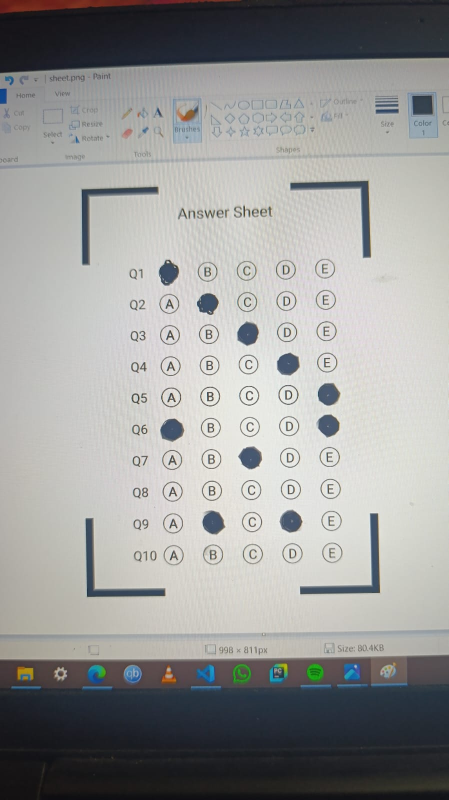
#> input picture img/test.jpg, 897 x 1600 px (shown at 1/2 size)
$ python test.py
#> lines starting #> are read from the running program, lines starting #| are printed output that depends on the picture; after the words box and inside, x2 and y2 are one past the last pixel; in counts of white or black regions, pixels touching at a corner belong together
### main.py
import cv2
import numpy as np
import utils as ut

TRANSFORM_SIZE = 512
NO_OF_QUESTIONS = 10
ANSWER_SHEET_WIDTH = 740
ANSWER_SHEET_HEIGHT = 1049
ANSWER_HEIGHT = 50
ANSWER_HEIGHT_WITH_MARGIN = 80
ANSWER_LEFT_MARGIN = 200
ANSWER_RIGHT_MARGIN = 90
FIRST_ANSWER_TOP_Y = 200
OPTION_HEIGHT = 50
OPTION_WIDTH = 50
OPTION_WIDTH_WITH_MARGIN = 100


def normalize(img):
    gray_image_ut = ut.bgr2gray(img)

    blurred_ut = ut.gaussian_blur(gray_image_ut,kernel_size=3,sigma=0.8)

    adaptive_threshold_ut = ut.adaptive_threshold(blurred_ut, 255, 77, 10)

    return adaptive_threshold_ut

def getContours(image):
    contours, _ = cv2.findContours(image,cv2.RETR_TREE, cv2.CHAIN_APPROX_SIMPLE)

    def getApproxContours(contour, tol=.01):
        epsilon = tol * cv2.arcLength(contour, True)
        approx_contours = cv2.approxPolyDP(contour, epsilon, True)
        return approx_contours

    approx_contours = map(getApproxContours, contours)

    return approx_contours

def calculateCornerMoments():
    corner_img = cv2.imread('img/corner.png')
    corner_img_gray = cv2.cvtColor(corner_img, cv2.COLOR_BGR2GRAY)
    contours, hierarchy = cv2.findContours(corner_img_gray, cv2.RETR_TREE, cv2.CHAIN_APPROX_SIMPLE)
    corner_contour = next(ct for i, ct in enumerate(contours) if hierarchy[0][i][3] != -1)

    return ut.getMoments(corner_contour)

def getCorners(contours):
    corner_moments = calculateCornerMoments()
    return sorted(contours,key=lambda c: ut.featuresDistance(corner_moments,ut.getMoments(c)))[:4]

def getOutmost(corners):
    all_points = np.concatenate(corners)
    rect = cv2.minAreaRect(all_points)
    box = cv2.boxPoints(rect)
    box_points = np.int32(box)

    origin = np.mean(box_points,axis=0)

    def getAngle(point):
        x,y = point - origin
        angle = np.arctan2(y,x)
        return 2*np.pi + angle if angle < 0 else angle

    sorted_points = sorted(box_points, key=getAngle)

    return sorted_points

def sheetCoordinateToTransformedCoordinate(x,y):
    return list(map(lambda n: int(np.round(n)), (TRANSFORM_SIZE * x / ANSWER_SHEET_WIDTH,TRANSFORM_SIZE * y / ANSWER_SHEET_HEIGHT)))

def getQuestion(image, question_no):
    topLeft = sheetCoordinateToTransformedCoordinate(
        ANSWER_LEFT_MARGIN,
        FIRST_ANSWER_TOP_Y + ANSWER_HEIGHT_WITH_MARGIN * question_no
    )

    bottomRight = sheetCoordinateToTransformedCoordinate(
       ANSWER_SHEET_WIDTH - ANSWER_RIGHT_MARGIN,
        FIRST_ANSWER_TOP_Y + ANSWER_HEIGHT + ANSWER_HEIGHT_WITH_MARGIN * question_no
    )

    return image[topLeft[1]:bottomRight[1], topLeft[0]:bottomRight[0]]

def getQuestions(image):
    for i in range(NO_OF_QUESTIONS):
        yield getQuestion(image,i)

def getOptions(question):
    for i in range(5):
        x0, _ = sheetCoordinateToTransformedCoordinate(OPTION_WIDTH_WITH_MARGIN * i, 0)
        x1, _ = sheetCoordinateToTransformedCoordinate(OPTION_WIDTH + OPTION_WIDTH_WITH_MARGIN * i, 0)
        yield question[:, x0:x1]

def getMarked(Options):
    means = list(map(np.mean, Options))
    less_than_120 = [mean for mean in means if mean < 120]
    # print(less_than_120)

    if len(less_than_120) == 0:
        return None
    if len(less_than_120) > 1:
        return "N"
    return means.index(less_than_120[0])

def getLetter(marked):
    if marked == "N":
        return "N"
    return ["A", "B", "C", "D", "E"][marked] if marked is not None else "N/A"


def getAnswers(imgLocation):
    original_image = cv2.imread(imgLocation)

    normalized_image = normalize(original_image)

    contours = getContours(normalized_image)

    corners = getCorners(contours)

    outmost = getOutmost(corners)

    normalized_transform = ut.perspectiveTransform(normalized_image, outmost,TRANSFORM_SIZE)

    answers = []
    for i, question in enumerate(getQuestions(normalized_transform)):
        # print(f"Question {i+1}:")
        marked = getMarked(getOptions(question))

        answers.append(getLetter(marked))


    print(answers)

    return answers

### utils.py
import numpy as np
import cv2

def bgr2gray(image):
    if len(image.shape) != 3 or image.shape[2] != 3:
        raise ValueError("Input image must be a BGR image with 3 channels.")
    gray = 0.114 * image[:, :, 0] + 0.587 * image[:, :, 1] + 0.299 * image[:, :, 2]
    return gray.astype(np.uint8)

def gaussian_kernel(size,sigma):
    k = size // 2
    x, y = np.meshgrid(np.arange(-k, k + 1), np.arange(-k, k + 1))
    kernel = np.exp(-(x ** 2 + y ** 2) / (2 * sigma ** 2))
    kernel /= kernel.sum()
    return kernel


def gaussian_blur(img, kernel_size, sigma):

    if kernel_size % 2 == 0:
        raise ValueError("Kernel size must be odd.")

    kernel = gaussian_kernel(kernel_size, sigma)

    # blurred_img = filter2d(img, kernel) --> Too slow. Taking minutes!!!!
    blurred_img = cv2.filter2D(img, -1, kernel)
    return blurred_img

# [25 lines left out: functions filter2d, avg_diff, not called in this run]

def adaptive_threshold(img, max_value,block_size, C):
    if block_size % 2 == 0:
        raise ValueError("Block size must be odd.")

    pad_size = block_size // 2
    padded_img = np.pad(img, ((pad_size, pad_size), (pad_size, pad_size)), mode='constant', constant_values=0)

    gk = cv2.getGaussianKernel(block_size, -1)
    gk = gk @ gk.T
    local_threshold = cv2.filter2D(padded_img, -1, gk)


    local_threshold -= C

    thresholded_img = np.where(img > local_threshold[pad_size:-pad_size, pad_size:-pad_size], max_value, 0)


    return thresholded_img.astype(np.uint8)

def getMoments(contour):
    moments = cv2.moments(contour)
    HuMoments = cv2.HuMoments(moments)
    return HuMoments

def featuresDistance(f1, f2):
    return np.linalg.norm(np.array(f1) - np.array(f2))

def perspectiveTransform(img, points,size):
    source = np.array(points,dtype="float32")

    dest = np.array([
        [size, size],
        [0, size],
        [0, 0],
        [size, 0]],
        dtype="float32")

    transform = cv2.getPerspectiveTransform(source, dest)
    warped = cv2.warpPerspective(img, transform, (size, size))
    return warped

### test.py
import os
from main import getAnswers

answers = ['A', 'B', 'C', 'D', 'E','A', 'B', 'C', 'D', 'E']

def getMarks():
    img_path = os.path.join(os.getcwd(), 'img', 'test.jpg')
    marked = getAnswers(img_path)
#> in getAnswers, original_image is the input picture: shape (1600, 897, 3); mean B, G, R 153, 154.3, 153.9
#> in bgr2gray, `gray = 0.114 * image[:, :, 0] + 0.587 * image[:, :, 1] + 0.299 * image..`:
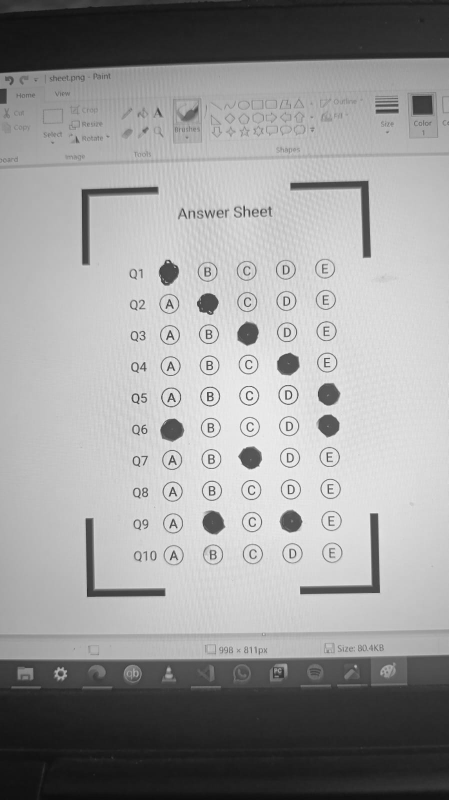
#> gray: shape (1600, 897) float64 (shown at 1/2 size); min 12.87, max 254.5, mean 154
#> in adaptive_threshold, `padded_img = np.pad(img, ((pad_size, pad_size), (pad_size, pad_size)),..`:
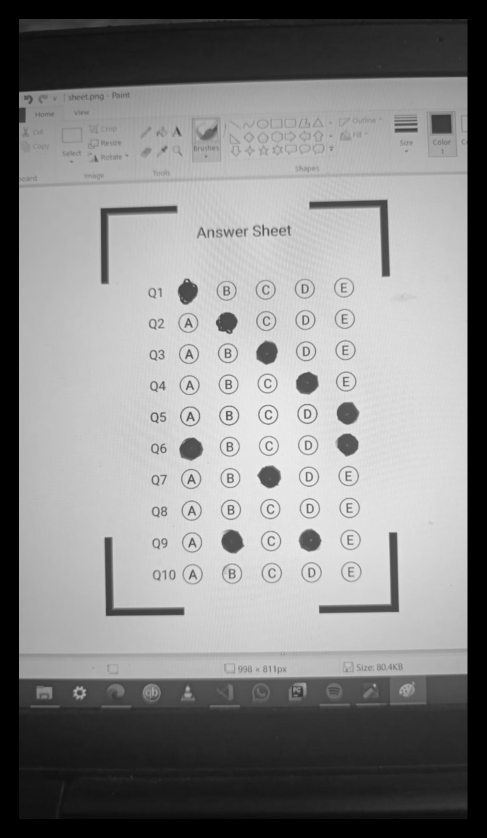
#> padded_img: shape (1676, 973) (shown at 1/2 size); min 0, max 240, mean 135.2
#> in adaptive_threshold, `local_threshold = cv2.filter2D(padded_img, -1, gk)`:
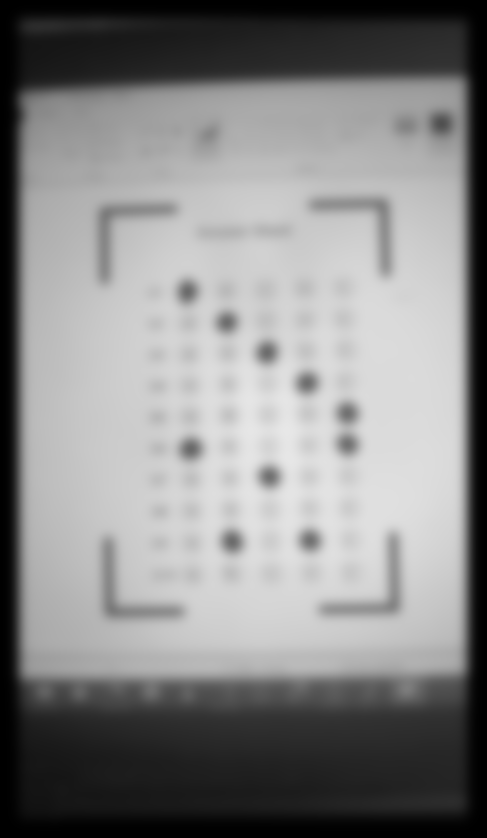
#> local_threshold: shape (1676, 973) (shown at 1/2 size); min 0, max 231, mean 135.2
#> in adaptive_threshold, `local_threshold -= C`:
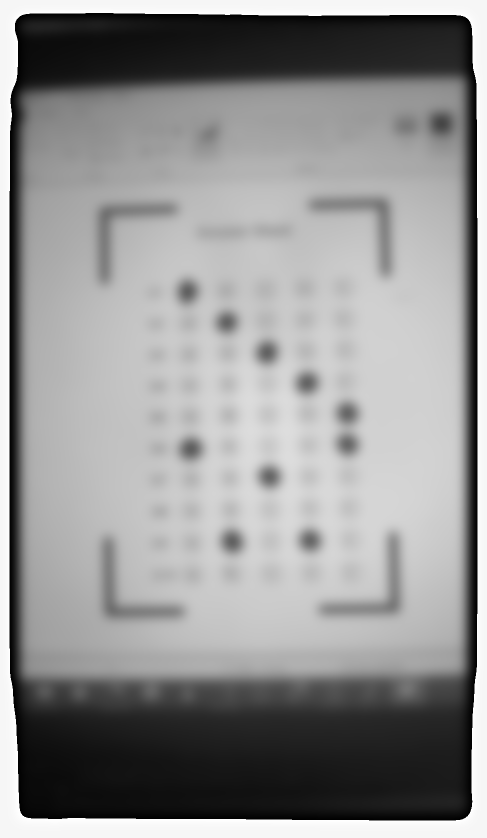
#> local_threshold: shape (1676, 973) (shown at 1/2 size); min 0, max 255, mean 146.5
#> in adaptive_threshold, `thresholded_img = np.where(img > local_threshold[pad_size:-pad_size, p..`:
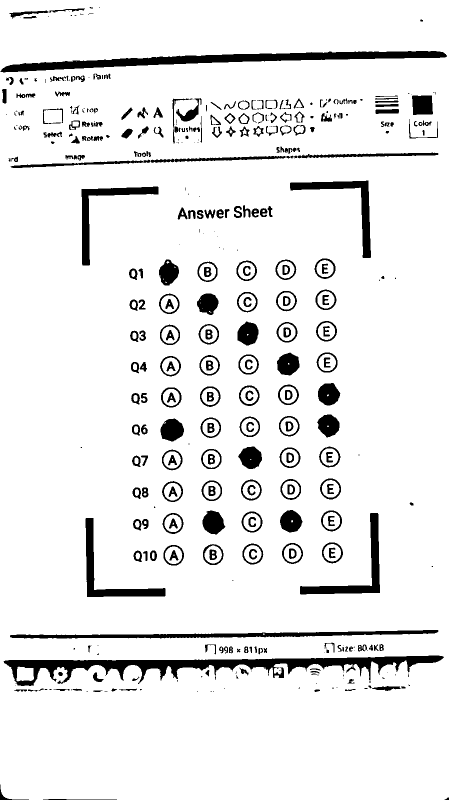
#> thresholded_img: shape (1600, 897) int64 (shown at 1/2 size); 91.7% white; 428 black regions (125 under 20 px), largest, box (x1, y1, x2, y2) and area: (7, 1311, 888, 1372) 16648, (1, 102, 894, 145) 13114, (20, 1260, 877, 1277) 6214
#> in adaptive_threshold, `return thresholded_img.astype(np.uint8)`: returned value: shape (1600, 897); 91.7% white; 428 black regions (125 under 20 px)
#> in getContours, `contours, _ = cv2.findContours(image,cv2.RETR_TREE, cv2.CHAIN_APPROX_S..`: contours = 598 contours, 205 with area under 20; largest, box (x1, y1, x2, y2) and area: (0, 0, 897, 1600) 1432304, (6, 1310, 889, 1373) 18816, (0, 101, 895, 146) 14012, (19, 1259, 878, 1278) 7082, (599, 1025, 761, 1190) 5090
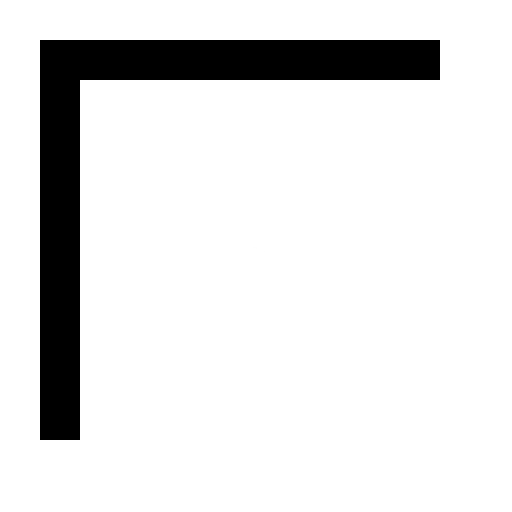
#> input picture img/corner.png, 512 x 512 px
#> in calculateCornerMoments, corner_img is the input picture: shape (512, 512, 3); min 0, max 255, mean 225.4
#> in calculateCornerMoments, `contours, hierarchy = cv2.findContours(corner_img_gray, cv2.RETR_TREE,..`: contours = 2 contours; box (x1, y1, x2, y2) and area: (0, 0, 512, 512) 261121, (39, 39, 441, 441) 31198
#> in calculateCornerMoments, `corner_contour = next(ct for i, ct in enumerate(contours) if hierarchy..`: corner_contour = contour of 11 points, box (x1, y1, x2, y2) (39, 39, 441, 441), area 31198
#> in getMoments, `moments = cv2.moments(contour)`: moments = moments, m00 31198.5, centre m10/m00, m01/m00 = (154.3, 154.3)
#> in getMoments, `HuMoments = cv2.HuMoments(moments)`: HuMoments = [0.975, 0.333, 0.776, 0.0842, -0.0215, -0.0486, 0]
#> in getApproxContours, `epsilon = tol * cv2.arcLength(contour, True)`: epsilon = 49.81
#> in getApproxContours, `approx_contours = cv2.approxPolyDP(contour, epsilon, True)`: approx_contours = [[0, 0], [4, 1588], [892, 1597], [896, 0]]
#> in getAnswers, `corners = getCorners(contours)`: corners = 4 contours; box (x1, y1, x2, y2) and area: (601, 1025, 761, 1190) 4906, (579, 360, 743, 515) 4706, (170, 1036, 332, 1195) 4634, (162, 372, 317, 532) 4388
#> in getOutmost, `all_points = np.concatenate(corners)`: all_points = contour of 24 points, box (x1, y1, x2, y2) (162, 360, 761, 1195), area 286574
#> in getOutmost, `rect = cv2.minAreaRect(all_points)`: rect = ((456, 780.3), (586, 825.3), -1.54)
#> in getOutmost, `box = cv2.boxPoints(rect)`: box = [[174.2, 1200.7], [152, 375.7], [737.9, 359.9], [760, 1185]]
#> in getOutmost, `box_points = np.int32(box)`: box_points = [[174, 1200], [152, 375], [737, 359], [760, 1185]]
#> in getOutmost, `origin = np.mean(box_points,axis=0)`: origin = [455.8, 779.8]
#> in getAngle, `x,y = point - origin`: x = -281.8; y = 420.2
#> in getAngle, `angle = np.arctan2(y,x)`: angle = 2.16
#> in getOutmost, `sorted_points = sorted(box_points, key=getAngle)`: sorted_points = [[760, 1185], [174, 1200], [152, 375], [737, 359]]
#> in perspectiveTransform, `transform = cv2.getPerspectiveTransform(source, dest)`: transform = [[0.877, -0.0234, -124.5], [0.017, 0.622, -235.8], [2.18e-06, 1.96e-06, 1]]
#> in perspectiveTransform, `warped = cv2.warpPerspective(img, transform, (size, size))`:
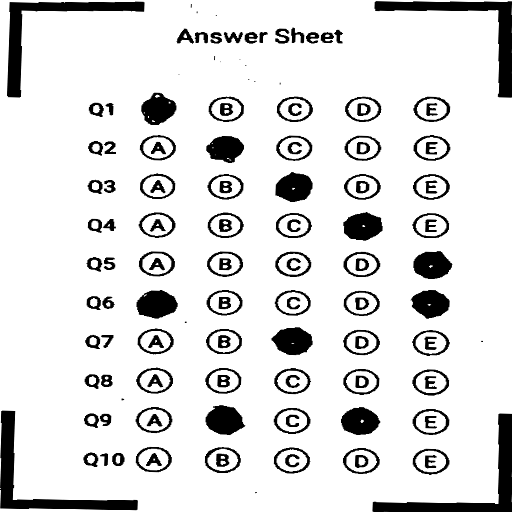
#> warped: shape (512, 512); min 0, max 255, mean 222.6
#> in getQuestion, `topLeft = sheetCoordinateToTransformedCoordinate( ANSWER_LEFT_MARGIN, ..`: topLeft = [138, 98]
#> in getQuestion, `bottomRight = sheetCoordinateToTransformedCoordinate( ANSWER_SHEET_WID..`: bottomRight = [450, 122]
#> the loop in getAnswers, `for i, question in enumerate(getQuestions(normalized_transform)): # pr..` made 10 passes
#> (means in getMarked, less_than_120 in getMarked, marked) on passes 1, 2, 3, 4, 5, 6, 7, 9: ([57.26, 166.2, 170.6, 165.9, 168.4], [57.26], 0), ([177.4, 46.66, 172.3, 169.4, 169.7], [46.66], 1), ([177.8, 167.8, 28.21, 166.9, 170.6], [28.21], 2), ([178.8, 168.3, 173.2, 23.02, 173.4], [23.02], 3), ([174.2, 169.4, 171.7, 170.1, 28.75], [28.75], 4), ([24.73, 171.4, 180.1, 174.7, 35.55], [24.73, 35.55], 'N'), ([174.3, 170, 40.68, 172.9, 171.8], [40.68], 2), ([176.2, 31.61, 174.7, 36.52, 171.2], [31.61, 36.52], 'N')
#> means in getMarked on pass 8: [175, 171.8, 176.7, 173.5, 170.1]
#> after the loop in getAnswers, `for i, question in enumerate(getQuestions(normalized_transform)):`: answers = ['A', 'B', 'C', 'D', 'E', 'N', 'C', 'N/A', 'N', 'N/A']
#| ['A', 'B', 'C', 'D', 'E', 'N', 'C', 'N/A', 'N', 'N/A']
#> marked has the same summary as answers in getAnswers
    marks = 0
    for i in range(10):
        if marked[i] == answers[i]:
            print(f"Question {i+1}: Correct")
            marks+=1
        elif marked[i] == 'N':
            print(f"Question {i+1}: Negative Marking!!!")
            marks-=0.5
        elif marked[i] == 'N/A':
            print(f"Question {i+1}: Not Attempted")
        else:
            print(f"Question {i+1}: Incorrect")
#> after the loop, marks = 4

    print(f"Total Marks: {marks}/10")
#| Total Marks: 4.0/10


getMarks()
